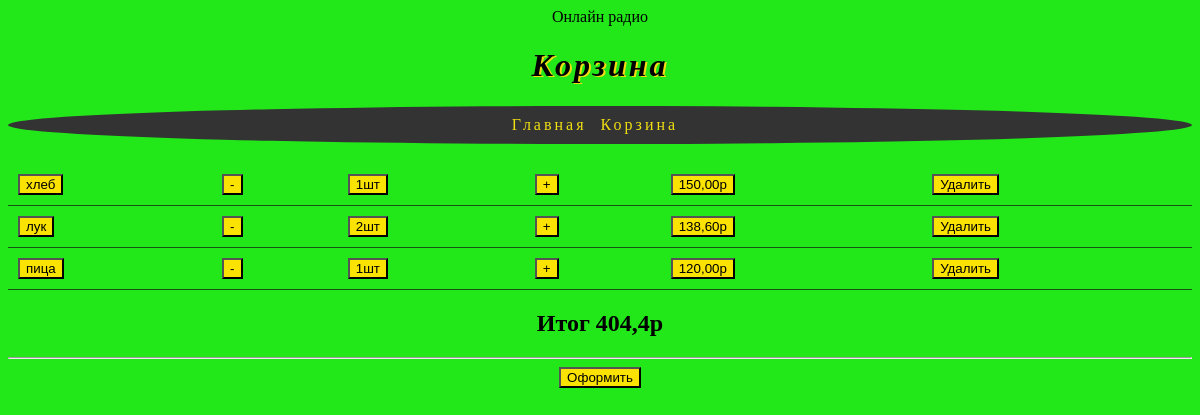
The app's page /cart/ (signed in), older data.
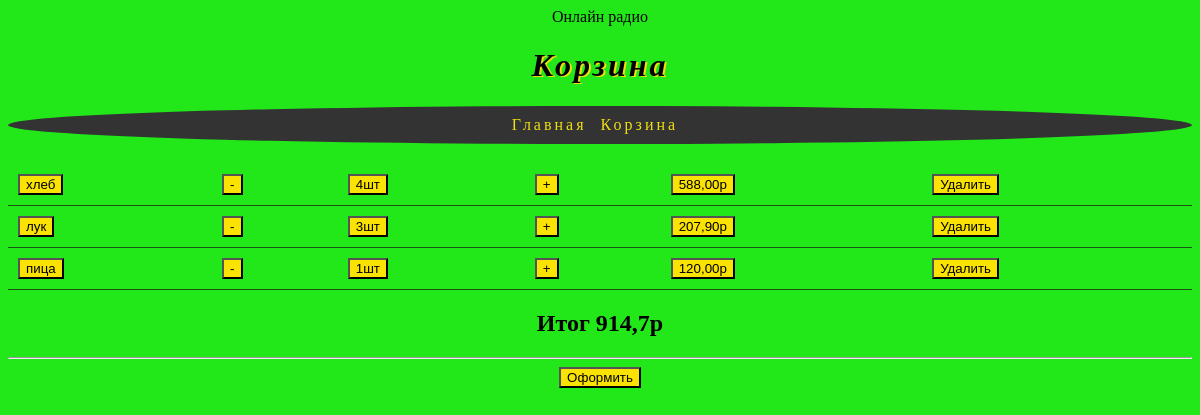
The same page, newer data.
### app/models.py (models this page shows, shortened)
class Cart(models.Model):
    tovar = models.ForeignKey(Tovar, on_delete=models.CASCADE)
    count = models.IntegerField()
    summa = models.DecimalField(decimal_places=2, max_digits=8)
    user = models.ForeignKey(User, on_delete=models.CASCADE, null=True, blank=True)
    def calcSumma(self):
        return self.count*(self.tovar.price - self.tovar.discount/100*self.tovar.price)

class Tovar(models.Model):
    name = models.CharField(max_length=50, verbose_name='Название')
    price = models.IntegerField(verbose_name='Цена')
    image = models.CharField(max_length=500, verbose_name='Картинка')
    discount = models.FloatField(default=1, verbose_name='Скидка')

### app/views.py (the view, shortened to what this page needs)
# urls.py: path('cart/', views.toCart, name='tocart'),
def toCart(req):
    items = Cart.objects.filter(user=req.user)
    forma = OrderForm()
    total = 0
    for i in items:
        total += i.calcSumma()
    total = round(total, 2)  # округление цены
    data = {'tovari': items, 'total': total, 'formaorder': forma}
    return render(req, 'cart.html', data)

### templates/cart.html (shortened to what this page needs)
<!DOCTYPE html>
{% load static %}
<html lang="ru">
<head>
    <link rel="stylesheet" href="{% static '2.css' %}">
</head>
<body>
<div id="radiobells_container"><a id="RP_link">Онлайн радио</a>
</div>
<link href="https://www.radiobells.com/script/style.css" type="text/css" rel="stylesheet"/>
<h1>Корзина</h1>
<header>
    <a href="{% url 'home' %}">Главная</a>
    <a href="{% url 'tocart' %}">Корзина</a>
</header>
<table>
    {% for one in tovari %}
        <tr>
            <td>
                <button>{{ one.tovar.name }}</button>
            </td>
            <td><a href="{% url 'count' -1 one.id %}">
                <button> -</button>
            </a></td>
            <td>
                <button>{{ one.count }}шт</button>
            </td>
            <td><a href="{% url 'count' 1 one.id %}">
                <button> +</button>
            </a></td>
            <td>
                <button>{{ one.summa }}р</button>
            </td>
            <td><a href="{% url 'delete' one.id %}">
                <button>Удалить</button>
            </a></td>
        </tr>
    {% endfor %}
</table>
<h2>Итог {{ total }}р</h2>
<hr>
<button id="formbut">Оформить</button>
</body>
</html>

Row changes from the older to the newer data that the page shows:
changed Cart "хлеб": count "1" → "4"; summa "150,00" → "588,00"
changed Cart "лук": count "2" → "3"; summa "138,60" → "207,90"
Text that changed along with them:
{{ total }}: "404,4" → "914,7"
